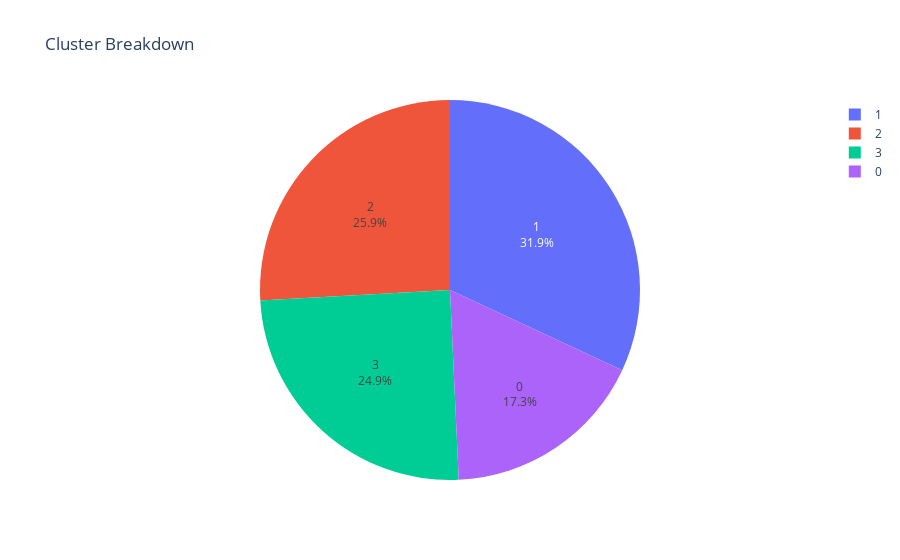

Notebook code cell kept with this figure:
### Code cell
df['Counter'] = 1
fig = px.pie(data_frame=df, values = 'Counter', names = 'UMAP Kmeans Cluster', title = 'Cluster Breakdown')
fig.update_traces(textposition='inside', textinfo='percent+label')
fig.show()

### Figure 1 — Plotly figure (JSON) as saved in the notebook; plotly's stock layout.template omitted (floating-point values rounded to 4 significant figures; data arrays with more than 128 entries replaced by an {"elided": "..."} marker saying what was removed)
{"data": [{"domain": {"x": [0, 1], "y": [0, 1]}, "hoverlabel": {"namelength": 0}, "hovertemplate": "UMAP Kmeans Cluster=%{label}<br>Counter=%{value}", "labels": {"elided": "8375 int values"}, "legendgroup": "", "name": "", "showlegend": true, "textinfo": "percent+label", "textposition": "inside", "type": "pie", "values": {"elided": "8375 int values"}}], "layout": {"legend": {"tracegroupgap": 0}, "title": {"text": "Cluster Breakdown"}}}
